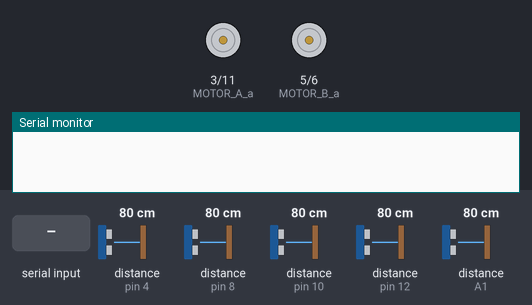
Recording of a sketch running on a simulated Arduino Uno, built with avr-gcc and run on an emulated ATmega328P. Parts: motor-driver pin pairs drawn as motors (green arrow = first pin HIGH = forward, orange = second pin HIGH = backward, longer = more drive), the last lines printed to the serial monitor. The inputs (shaded band) are chosen by the test bench; at power-on: distance to the obstacle (sensors on pin 4, pin 8, A1, pin 10, pin 12) 80 cm. The echo pulse lasts 58.3 µs per cm.

Above: at 0.9 s.
1.0 s: "S" received over Serial
At 1.7 s:
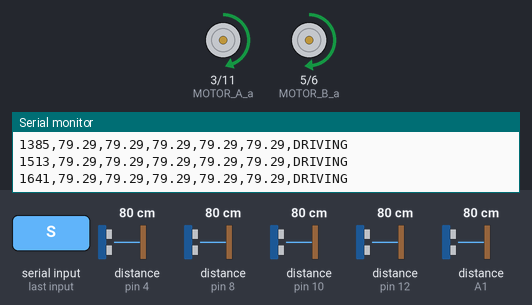
2.5 s: distance to the obstacle (sensor on pin 4) set to 18 cm
4.0 s: distance to the obstacle (sensor on pin 4) set to 14 cm
At 4.48 s:
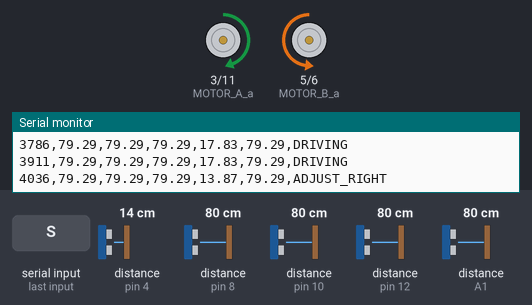
7.0 s: distance to the obstacle (sensor on pin 8) set to 17 cm
10.0 s: distance to the obstacle (sensor on pin 8) set to 14 cm
At 11.6 s:
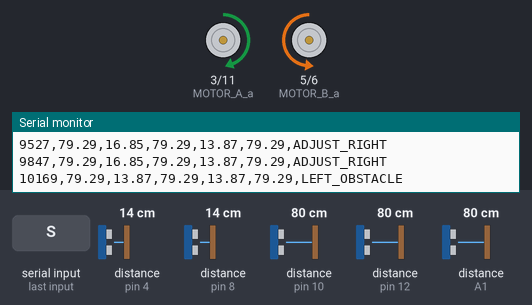
13.0 s: distance to the obstacle (sensor on A1) set to 15 cm
16.0 s: distance to the obstacle (sensor on A1) set to 12 cm
At 18.1 s:
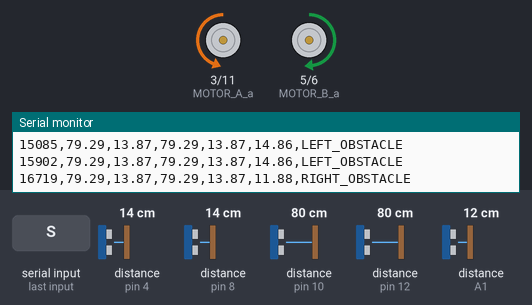
Timing chart, 0 to 20.0 s (numbered marks = the images above; inputs shaded):
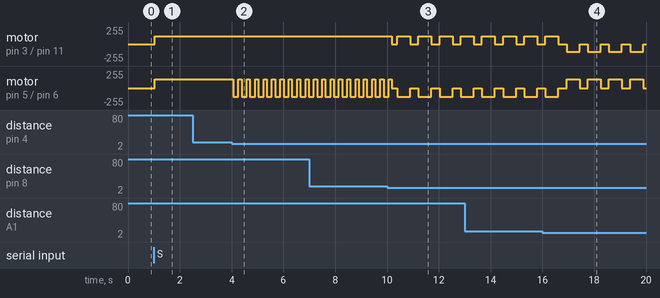

Measured:
- the behaviour switches between 16 and 15 cm on distance to the obstacle (sensor on pin 4) (found by bisection; images 1 and 2)
- the behaviour switches between 16 and 15 cm on distance to the obstacle (sensor on pin 8) (found by bisection; images 2 and 3)
- the behaviour switches between 14 and 13 cm on distance to the obstacle (sensor on A1) (found by bisection; images 3 and 4)
- after the input at 1.0 s, motor on pin 3 (MOTOR_A_a) / pin 11 (MOTOR_A_b): stopped → forward 115/255 at once; motor on pin 5 (MOTOR_B_a) / pin 6 (MOTOR_B_b): stopped → forward 130/255 at once
- after the input at 4.0 s, motor on pin 5 (MOTOR_B_a) / pin 6 (MOTOR_B_b): alternates forward 130/255 for 0.12 s and backward 130/255 for 0.20 s, starting after 0.06 s
- after the input at 10.0 s, motor on pin 3 (MOTOR_A_a) / pin 11 (MOTOR_A_b): forward 115/255 → stopped after 0.19 s, then repeats every 0.82 s: forward 115/255 0.50 s, stopped 0.32 s

The sketch:

5_ulSensors.ino
```cpp
// 센서 5개: 전면, 앞-좌대각, 앞-우대각, 좌측, 우측

// 핀 정의
#define TRIG_F  13
#define ECHO_F  12
#define TRIG_L   7   // 앞-좌 대각선
#define ECHO_L   8
#define TRIG_R   9   // 앞-우 대각선
#define ECHO_R  10
#define TRIG_SL  2   // 왼쪽
#define ECHO_SL  4
#define TRIG_SR A0   // 오른쪽
#define ECHO_SR A1

#define MOTOR_A_a  3
#define MOTOR_A_b 11
#define MOTOR_B_a  5
#define MOTOR_B_b  6

// 속도
#define SPEED_R  115
#define SPEED_L  130

// 임계값
#define DIST_FRONT_STOP  20   // 전방 장애물 감지 기준 (cm)
#define DIST_DIAG_WARN   15   // 앞 대각선 조기 감지 기준 (cm)
#define DIST_SIDE_WARN   15   // 순수 측면 보정 기준 (cm)

// 카운트
int obstacleCount = 0;
const int MAX_COUNT = 30;

float lastDistF  = 100, lastDistL  = 100, lastDistR  = 100;
float lastDistSL = 100, lastDistSR = 100;

float getDistance(int trig, int echo, float &lastDist);
void moveForward();
void moveBackward();
void turnLeft();
void turnRight();
void stopMotors();

// ─────────────────────────────────────────
void setup() {
  pinMode(MOTOR_A_a, OUTPUT); pinMode(MOTOR_A_b, OUTPUT);
  pinMode(MOTOR_B_a, OUTPUT); pinMode(MOTOR_B_b, OUTPUT);
  pinMode(TRIG_F,  OUTPUT); pinMode(ECHO_F,  INPUT);
  pinMode(TRIG_L,  OUTPUT); pinMode(ECHO_L,  INPUT);
  pinMode(TRIG_R,  OUTPUT); pinMode(ECHO_R,  INPUT);
  pinMode(TRIG_SL, OUTPUT); pinMode(ECHO_SL, INPUT);
  pinMode(TRIG_SR, OUTPUT); pinMode(ECHO_SR, INPUT);

  Serial.begin(9600);
  while (true) {
    if (Serial.available()) {
      char c = Serial.read();
      if (c == 'S' || c == 's') break;
    }
  }
}

// ─────────────────────────────────────────
void loop() {
  if (obstacleCount >= MAX_COUNT) {
    stopMotors();
    return;
  }

  unsigned long t = millis();

  float distF  = getDistance(TRIG_F,  ECHO_F,  lastDistF);
  float distL  = getDistance(TRIG_L,  ECHO_L,  lastDistL);
  float distR  = getDistance(TRIG_R,  ECHO_R,  lastDistR);
  float distSL = getDistance(TRIG_SL, ECHO_SL, lastDistSL);
  float distSR = getDistance(TRIG_SR, ECHO_SR, lastDistSR);

  String action = "";

  // 전방 or 대각선 장애물 감지
  bool frontBlocked = (distF < DIST_FRONT_STOP);
  bool diagBlocked  = (distL < DIST_DIAG_WARN || distR < DIST_DIAG_WARN);

  if (frontBlocked || diagBlocked) {
    obstacleCount++;
    stopMotors(); delay(200);

    // 방향 판단: 측면 센서 이용
    bool leftOpen  = distSR >= distSL;
    bool rightOpen = distSL >  distSR;

    if (leftOpen) {
      action = "LEFT_OBSTACLE";
      turnLeft(); delay(500); stopMotors();

    } else if (rightOpen) {
      action = "RIGHT_OBSTACLE";
      turnRight(); delay(500); stopMotors();

    } else {
      // 양쪽 다 막힘 -> 후진 후 더 넓은 쪽으로
      action = "REVERSE_OBSTACLE";
      moveBackward(); delay(400); stopMotors(); delay(200);
      if (distSL >= distSR) {
        turnLeft();  delay(500);
      } else {
        turnRight(); delay(500);
      }
      stopMotors();
    }

  } else {
    // ADJUST: 측면 센서로 보정
    if (distSL < DIST_SIDE_WARN && distSR >= DIST_SIDE_WARN) {
      action = "ADJUST_RIGHT";
      turnLeft(); delay(200);
    } else if (distSR < DIST_SIDE_WARN && distSL >= DIST_SIDE_WARN) {
      action = "ADJUST_LEFT";
      turnRight(); delay(200);
    } else {
      action = "DRIVING";
    }
    moveForward();
  }

  Serial.print(t);      Serial.print(",");
  Serial.print(distF);  Serial.print(",");
  Serial.print(distL);  Serial.print(",");
  Serial.print(distR);  Serial.print(",");
  Serial.print(distSL); Serial.print(",");
  Serial.print(distSR); Serial.print(",");
  Serial.println(action);

  delay(100);
}

// 거리 측정
float getDistance(int trig, int echo, float &lastDist) {
  digitalWrite(trig, LOW);  delayMicroseconds(2);
  digitalWrite(trig, HIGH); delayMicroseconds(10);
  digitalWrite(trig, LOW);
  unsigned long duration = pulseIn(echo, HIGH, 30000);
  if (duration == 0) return lastDist;
  float dist = duration * 0.034 / 2.0;
  if (dist < 2 || dist > 100) return lastDist;
  lastDist = dist;
  return dist;
}

// 모터 제어
void moveForward() {
  analogWrite(MOTOR_A_a, SPEED_R); digitalWrite(MOTOR_A_b, LOW);
  analogWrite(MOTOR_B_a, SPEED_L); digitalWrite(MOTOR_B_b, LOW);
}
void moveBackward() {
  digitalWrite(MOTOR_A_a, LOW); analogWrite(MOTOR_A_b, SPEED_R);
  digitalWrite(MOTOR_B_a, LOW); analogWrite(MOTOR_B_b, SPEED_L);
}
void turnLeft() {
  analogWrite(MOTOR_A_a, SPEED_R); digitalWrite(MOTOR_A_b, LOW);
  digitalWrite(MOTOR_B_a, LOW);    analogWrite(MOTOR_B_b, SPEED_L);
}
void turnRight() {
  digitalWrite(MOTOR_A_a, LOW);    analogWrite(MOTOR_A_b, SPEED_R);
  analogWrite(MOTOR_B_a, SPEED_L); digitalWrite(MOTOR_B_b, LOW);
}
void stopMotors() {
  digitalWrite(MOTOR_A_a, LOW); digitalWrite(MOTOR_A_b, LOW);
  digitalWrite(MOTOR_B_a, LOW); digitalWrite(MOTOR_B_b, LOW);
}
```
